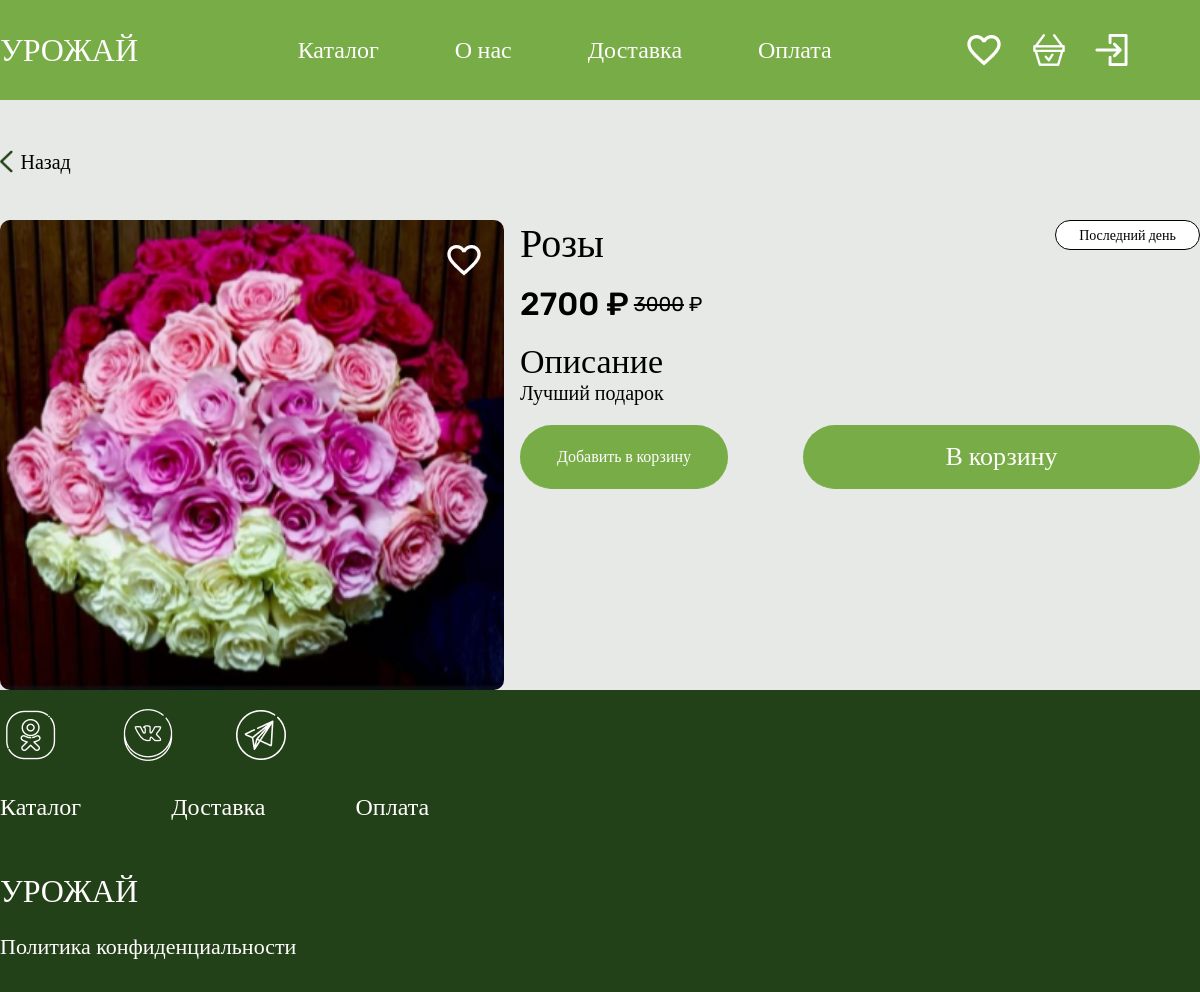
Page /product/1 on the committed database.
### catalog/models.py (models this page shows, shortened)
class Product(models.Model):
    category = models.ForeignKey(Category, on_delete=models.PROTECT, verbose_name='Категория')
    stock = models.ForeignKey(Stocks, on_delete=models.SET_NULL, verbose_name='Акция', null=True, default=None)
    name = models.CharField(max_length=100, verbose_name='Название')
    price = models.DecimalField(max_digits=10, decimal_places=2, verbose_name='Цена')
    description = models.TextField(verbose_name='Описание')
    class Meta:
        verbose_name_plural = 'Товар'

class PhotoProduct(models.Model):
    product = models.ForeignKey(Product, related_name='photos', on_delete=models.CASCADE)
    photo = models.ImageField(upload_to='photos/', verbose_name='Фотография')

class Stocks(models.Model):
    CATEGORY_CHOICES = [
        ('10', '10%'),
        ('20', '20%'),
    ]
    name = models.CharField(max_length=50, verbose_name='Название Акции')
    discount = models.CharField(max_length=50, choices=CATEGORY_CHOICES, verbose_name='Процент скидки')
    class Meta:
        verbose_name_plural = 'Скидки'
    def __str__(self):
        return self.name

### catalog/views.py (the view)
# urls.py: path('product/<int:pk>', PostDetailView.as_view(), name='detail'),
class PostDetailView(DetailView):
    model = Product
    template_name = 'product.html'
    context_object_name = 'product'
    def get_context_data(self, **kwargs):
        context = super().get_context_data(**kwargs)
        user = self.request.user
        product = self.object
        if user.is_authenticated:
            context['liked'] = user.user_likes.filter(like=product).exists()
            context['like_count'] = user.user_likes.count()
            context['basket_count'] = user.user_products.count()
        else:
            context['liked'] = False
            context['like_count'] = 0
            context['basket_count'] = 0
        return context

### catalog/templatetags/price_extras.py (called while the page is built)
@register.filter
def mul(value, arg):
    try:
        return float(value) * float(arg)
    except (ValueError, TypeError):
        return ''

@register.filter
def div(value, arg):
    try:
        return float(value) / float(arg)
    except (ValueError, ZeroDivisionError, TypeError):
        return ''

@register.filter
def subtract(value, arg):
    try:
        return float(value) - float(arg)
    except (ValueError, TypeError):
        return ''

### catalog/templates/product.html (shortened to what this page needs)
{% extends 'base.html' %}
{% block styles %}
    {% load static %}
    <link rel="stylesheet" type="text/css" href="{% static 'css/product_style.css' %}">
{% endblock %}
{% block content %}
    <section class="catalog_product">
    <div class="first_block_product">
        <a href="{{ request.META.HTTP_REFERER|default:'/' }}" class="back">
            <img class="back_img" src="{% static 'images/Vector(1).png' %}">
            <div>Назад</div>
        </a>
        <div class="foto_product" style="background-image:url('{{ product.photos.all.0.photo.url }}')">
        {% if user.is_authenticated %}
            {% if liked %}
            <img class="like-img" src="{% static 'images/Vector1.png' %}" data-product-id="{{ product.pk }}" style="cursor:pointer;">
            {% else %}
            <img class="like-img" src="{% static 'images/Vector.png' %}" data-product-id="{{ product.pk }}" style="cursor:pointer;">
            {% endif %}
        {% else %}
        <img class="like-img register-btn" src="{% static 'images/Vector.png' %}" data-product-id="{{ product.pk }}" style="cursor:pointer;">
        {% endif %}
        </div>
    </div>
    <div class="fsecond_block_product">
        <div class="name_stock">
            <h1 class="name_product"> {{product.name}} </h1>
            {% if product.stock %}
            <div class="stock_product"> {{product.stock}} </div>
            {% else %}
            <div></div>
            {% endif %}
        </div>
        {% load price_extras %}
        <div class="price">
            {% if product.stock %}
            {% with discount_percentage=product.stock.discount|add:"0" %}
            {% with original_price=product.price %}
            {% with discount_amount=original_price|mul:discount_percentage|div:100 %}
            {% with discounted_price=original_price|subtract:discount_amount %}
            <div class="price_product"> {{ discounted_price|floatformat:0 }} ₽</div>
            {% endwith %}
            {% endwith %}
            {% endwith %}
            <div class="price_product_stock"><span class="strikethrough">{{ product.price|floatformat:0 }}</span> ₽</div>
            {% endwith %}
            {% else %}
            <div class="price_product"> {{ product.price|floatformat:0 }} ₽</div>
            {% endif %}
        </div>
        <div class="info_product">
            <div class="description">Описание</div>
            <div class="description_text">{{product.description}}</div>
        </div>
        <div class="basket">
            <button class="basket_count" type="button">Добавить в корзину</button>
            <button class="basket_put" type="button">В корзину</button>
        </div>
    </div>
    </section>
{% endblock %}

### static/css/product_style.css (style rules this page uses)
.first_block_product { display: flex; flex-direction: column; justify-content: flex-start; gap: 14px; font-size: 20px; font-family: "Rubik"; margin-top: 50px; font-weight: 400; width: 504px; }
.fsecond_block_product { display: flex; flex-direction: column; justify-content: flex-start; margin-top: 120px; width: 712px; gap: 20px; }
.back { display: flex; gap: 8px; cursor:pointer; text-decoration: none; color: #000000; width: 100px; padding-bottom: 32px; }
.back_img { height: 22.5px; width: 12.5px; }
.catalog_product { background-color: #E7E9E6; display: flex; align-items: flex-start; justify-content: center; gap: 16px; }
.foto_product { height: 470px; width: 504px; border-radius: 10px; display: flex; justify-content: flex-end; align-items: flex-start; padding-top: 20px; padding-right: 20px; background-size: cover; background-position: center; }
.basket { display: flex; justify-content: space-between; align-items: flex-start; }
.basket_count { display: flex; justify-content: center; align-items: center; border: none; color: #FFFDFD; font-family: "Rubik"; font-size: 16px; height: 64px; width: 208px; border-bottom: 1px solid #78AC47; border-radius: 50px; background-color: #78AC47; font-weight: 500; }
.basket_put { display: flex; justify-content: center; align-items: center; border: none; color: #FFFDFD; font-family: "Rubik"; font-size: 26px; height: 64px; width: 397px; border-bottom: 1px solid #78AC47; border-radius: 50px; background-color: #78AC47; font-weight: 500; }
.name_stock { display: flex; justify-content: space-between; align-items: flex-start; height: 45px; }
.name_product { font-family: "Vetrino"; font-size: 40px; font-weight: 400; }
.stock_product { display: flex; justify-content: center; align-items: center; font-family: "Rubik"; font-size: 14px; height: 30px; width: 145px; border: 1px solid #000000; border-radius: 50px; background-color: #FFFFFF; font-weight: 500; }
.price { display: flex; align-items: center; gap: 5px; }
.price_product { font-family: "Rubik"; font-size: 32px; font-weight: 500; }
.price_product_stock { font-family: "Rubik"; font-size: 20px; font-weight: 400; }
.strikethrough { text-decoration: line-through; }
.description { font-family: "Vetrino"; font-size: 34px; font-weight: 400; }
.description_text { font-family: "Rubik"; font-size: 20px; font-weight: 400; }

### static/css/header_footer.css (style rules this page uses)
.basket_count { position: relative; }

### static/css/style.css (style rules this page uses)
html { height: 100%; width: 100%; }
body { height: 100%; width: 100%; }

### rows in the picture
Product: photos.all.0.photo (picture), name "Розы", stock "Последний день", price "3000", description "Лучший подарок"

### other values in the picture
{{ discounted_price|floatformat:0 }} "2700"
